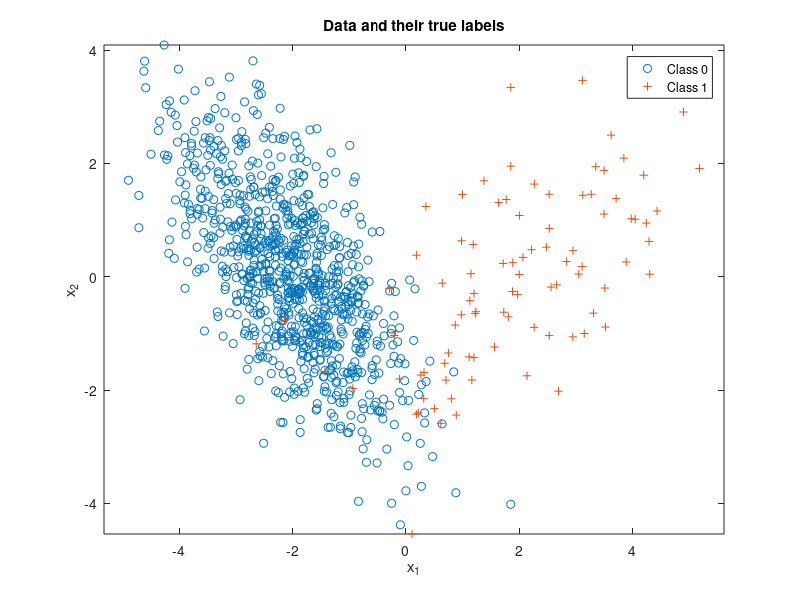

Write the MATLAB code that produced this figure. (Note: this script raises an error after producing the figure.)
% Expected risk minimization with 2 classes
clear all, close all,

% dimension of the vector under test
n = 2; 

% number of iid samples for the data distribution
N = 1000; 

mu(:,1) = [-2;0]; mu(:,2) = [2;0];

% Initialize and assume the variances to be identity matrices
Sigma(:,:,1) = [1 -0.9;-0.9 2]; Sigma(:,:,2) = [2 0.9;0.9 2];

% class priors for labels 0 and 1 respectively
p = [0.9,0.1]; 
label = rand(1,N) >= p(1);
Nc = [length(find(label==0)),length(find(label==1))]; % number of samples from each class
x = zeros(n,N); % save up space
% Draw samples from each class pdf
for l = 0:1
    x(:,label==l) = mvnrnd(mu(:,l+1),Sigma(:,:,l+1),Nc(l+1))';
end

figure(2), clf,
plot(x(1,label==0),x(2,label==0),'o'), hold on,
plot(x(1,label==1),x(2,label==1),'+'), axis equal,
legend('Class 0','Class 1'), 
title('Data and their true labels'),
xlabel('x_1'), ylabel('x_2'), 

% Data structures to store the true and false positive
% probability rates
truePositiveRateArray = [];
falsePositiveRateArray = [];

% Initialize the Minimum Probability of error to be 1 as below
minPerror = 1;

% Threshold where the probability would be minimum as 1
BestThreshold = 1;

% Mark the co-ordinates on ROC curve for lowest minimum probability of
% error
rocMarkerTruePositive = 0;
rocMarkerfalsePositive = 0;

discriminantScore = log(evalGaussian(x,mu(:,2),Sigma(:,:,2)))-log(evalGaussian(x,mu(:,1),Sigma(:,:,1)));
  
for iterator = 1:1:10000
    
  gamma = iterator;
  
  decision = (discriminantScore >= log(gamma) - log(p(1) / p(2)));

  % probability of true negative
  ind00 = find(decision==0 & label==0); 
  p00 = length(ind00)/Nc(1); 
  
  % probability of false positive
  ind10 = find(decision==1 & label==0); 
  p10 = length(ind10)/Nc(1); 
  falsePositiveRateArray = [p10;falsePositiveRateArray];
  
  % probability of false negative
  ind01 = find(decision==0 & label==1); 
  p01 = length(ind01)/Nc(2); 
 
  
  % probability of true positive
  ind11 = find(decision==1 & label==1); 
  p11 = length(ind11)/Nc(2);
  truePositiveRateArray = [p11;truePositiveRateArray];

  % Probability of error would be sum of all incorrect probabilities
  perror = p10 + p01;
  if perror < minPerror
    minPerror = perror;
    BestThreshold = iterator;
    rocMarkerTruePositive = p11;
    rocMarkerfalsePositive = p10;
  end
  
end

disp(minPerror);
disp(BestThreshold);
disp(rocMarkerTruePositive);
disp(rocMarkerfalsePositive);

decision = (discriminantScore >= 0);

ind00 = find(decision==0 & label==0); 
ind10 = find(decision==1 & label==0); 
ind01 = find(decision==0 & label==1); 
ind11 = find(decision==1 & label==1); 

figure(2), % class 0 circle, class 1 +, correct green, incorrect red
plot(x(1,ind00),x(2,ind00),'og'); hold on,
plot(x(1,ind10),x(2,ind10),'or'); hold on,
plot(x(1,ind01),x(2,ind01),'+r'); hold on,
plot(x(1,ind11),x(2,ind11),'+g'); hold on,
axis equal,

% Make a grid to devise a contour of boundary on Dataset
hGrid = linspace(floor(min(x(1,:))),ceil(max(x(1,:))),1000);
vGrid = linspace(floor(min(x(2,:))),ceil(max(x(2,:))),1000);

[h,v] = meshgrid(hGrid,vGrid);

discriminantScoreGridValues = log(evalGaussian(0.1*[h(:)';v(:)'],mu(:,2),Sigma(:,:,2)))-0.9*log(evalGaussian([h(:)';v(:)'],mu(:,1),Sigma(:,:,1)));

minDSGV = min(discriminantScoreGridValues);
maxDSGV = max(discriminantScoreGridValues);

discriminantScoreGrid = reshape(discriminantScoreGridValues,1000,1000);
figure(2), contour(hGrid,vGrid,discriminantScoreGrid,[minDSGV*[0.9,0.6,0.3],0,[0.3,0.6,0.9]*maxDSGV]); % plot equilevel contours of the discriminant function 
% including the contour at level 0 which is the decision boundary
legend('Correct decisions for data from Class 0','Wrong decisions for data from Class 0','Wrong decisions for data from Class 1','Correct decisions for data from Class 1','Equilevel contours of the discriminant function' ), 
title('Data and their classifier decisions versus true labels'),
xlabel('x_1'), ylabel('x_2'),


figure(3), clf,
plot(falsePositiveRateArray,truePositiveRateArray), hold on,
plot(rocMarkerfalsePositive,rocMarkerTruePositive,'r*'),
title('ROC curve with marking of minimum Probability of error'),
xlabel('False Positive Probability Rate'), ylabel('True Positive Probability Rate'), 

% Inline function to evaluate the gaussian PDF data for each X
function g = evalGaussian(x,mu,Sigma)
  % Evaluates the Gaussian pdf N(mu,Sigma) at each coumn of X
  [n,N] = size(x);
  C = ((2*pi)^n * det(Sigma))^(-1/2);
  E = -0.5*sum((x-repmat(mu,1,N)).*(inv(Sigma)*(x-repmat(mu,1,N))),1);
  g = C*exp(E);
end 